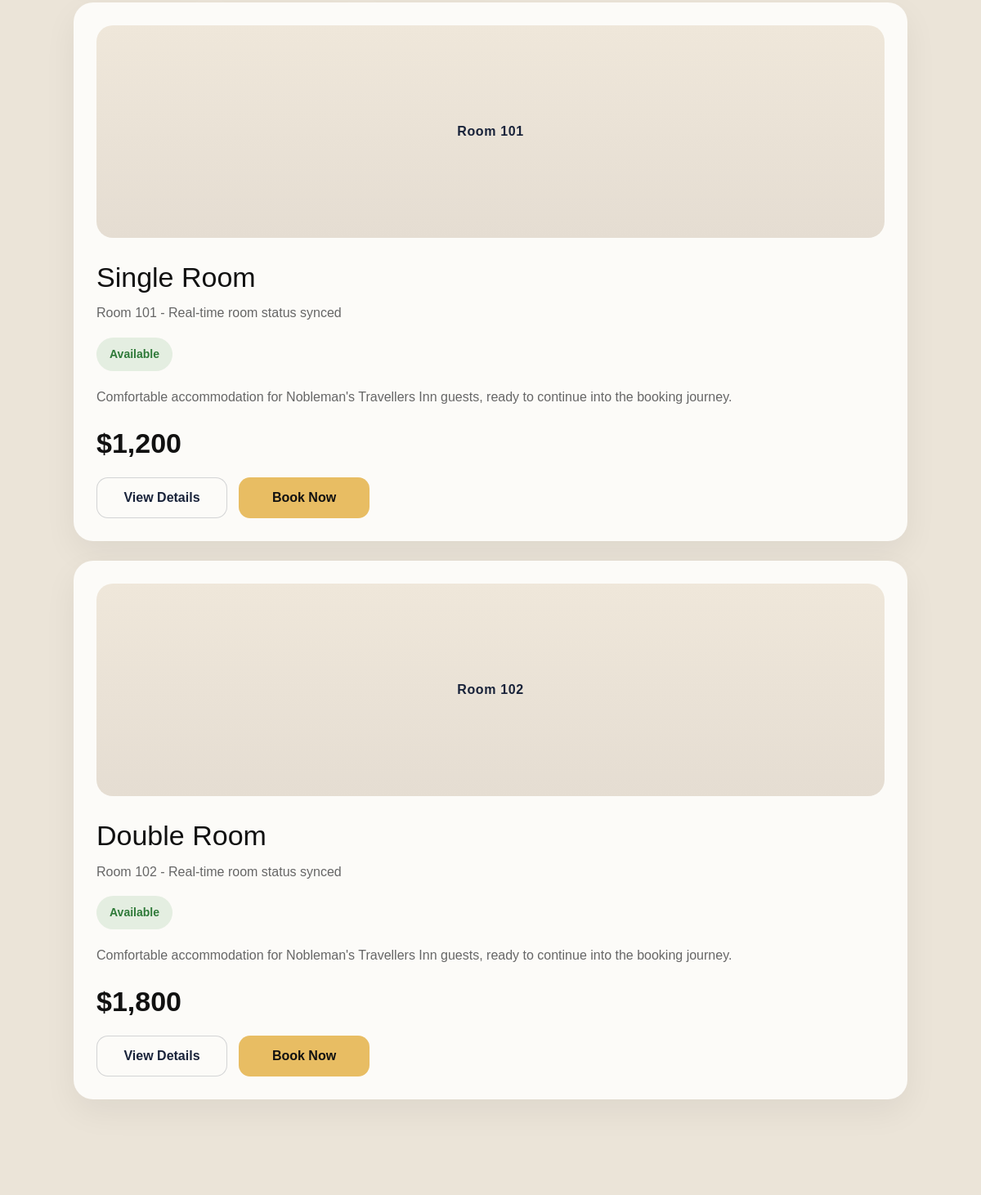
The page /available-rooms (middle part) on the database as committed earlier.
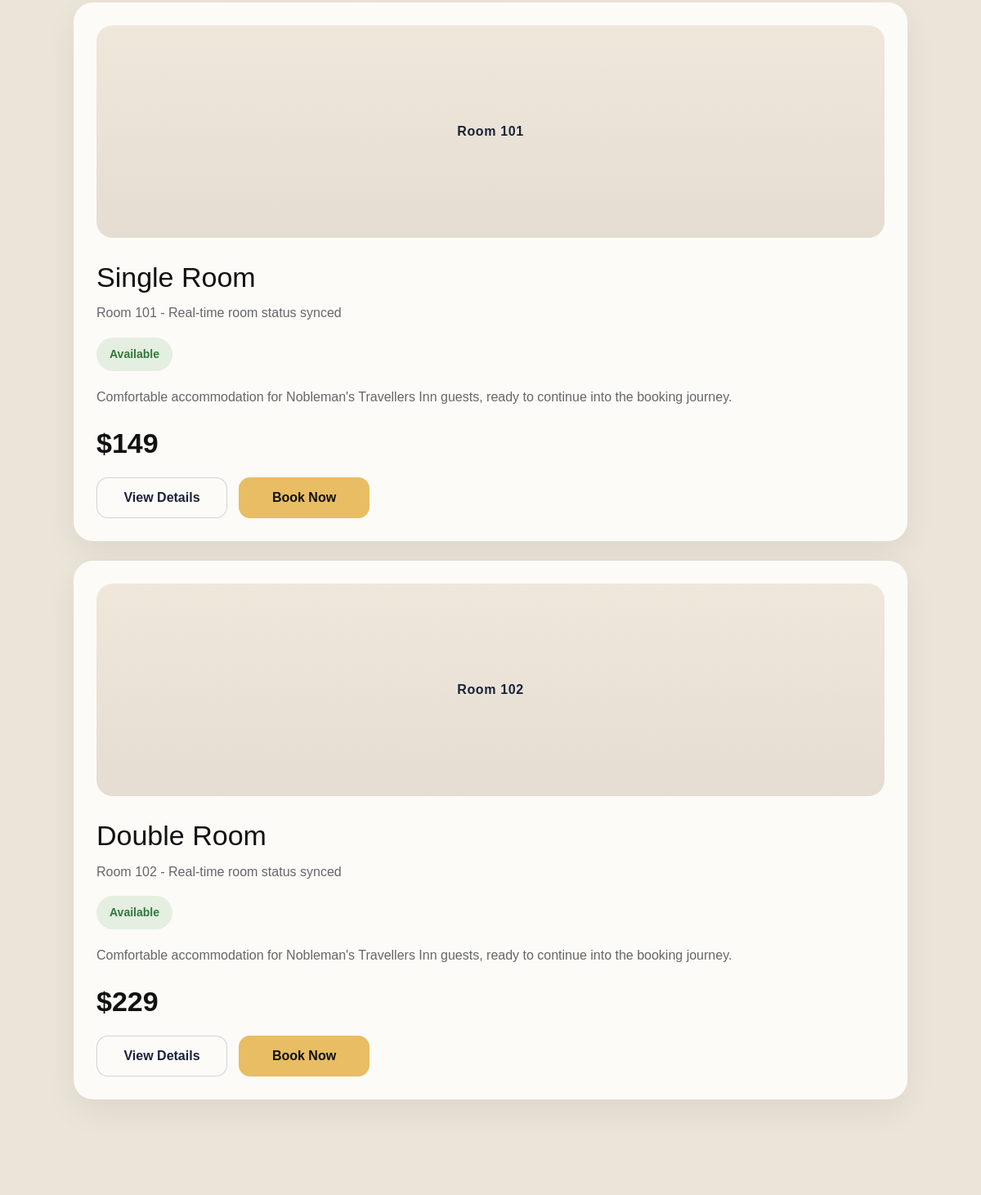
The same page on the database as committed later.
### app/models/room.py (models this page shows, shortened)
class Room(db.Model):
    id = db.Column(db.Integer, primary_key=True)
    room_number = db.Column(db.String(20), nullable=False, unique=True)
    room_type = db.Column(db.String(100), nullable=False)
    price = db.Column(db.Float, nullable=False)
    status = db.Column(db.String(50), nullable=False, default="Available")

### app/routes/main_routes.py (the view)
@main.route("/available-rooms")
def available_rooms():
    check_in = request.args.get("check_in", "")
    check_out = request.args.get("check_out", "")
    adults = request.args.get("adults", "1")
    children = request.args.get("children", "0")
    rooms = Room.query.filter_by(status="Available").order_by(Room.price.asc()).all()
    search_summary = {
        "check_in": check_in,
        "check_out": check_out,
        "adults": adults,
        "children": children,
        "guest_text": f"{adults} adult{'s' if adults != '1' else ''}, {children} child{'ren' if children != '1' else ''}",
    }
    return render_template("available_rooms.html", rooms=rooms, search_summary=search_summary)

### app/templates/rooms/available_rooms.html (shortened to what this page needs)
﻿{% extends '_layout.html' %}
{% block content %}
<section class="results-shell">
    {% if rooms %}
    <div class="available-room-grid">
        {% for room in rooms %}
        <article class="available-room-card">
            <div class="available-room-media">
                <div class="media-placeholder">Room {{ room.room_number }}</div>
            </div>
            <div class="available-room-content">
                <div class="available-room-top">
                    <div>
                        <h3>{{ room.room_type }}</h3>
                        <p class="room-meta">Room {{ room.room_number }} - Real-time room status synced</p>
                    </div>
                    <span class="status-badge available">{{ room.status }}</span>
                </div>
                <p class="room-copy">
                    Comfortable accommodation for Nobleman's Travellers Inn guests, ready to continue into the booking journey.
                </p>
                <div class="room-card-footer">
                    <strong>${{ '{:,.0f}'.format(room.price) }}</strong>
                    <div class="room-card-actions">
                        <a href="#" class="ghost-btn">View Details</a>
                        <a href="#" class="solid-btn">Book Now</a>
                    </div>
                </div>
            </div>
        </article>
        {% endfor %}
    </div>
    {% else %}
    <div class="results-empty-state">
        <h3>No rooms available for your selected dates.</h3>
        <p>Try adjusting your stay dates or guest count and search again.</p>
        <a href="{{ url_for('main.home') }}#availability" class="solid-btn">Change Search</a>
    </div>
    {% endif %}
</section>
{% endblock %}

Rows that differ between the two databases and show on the page:
changed Room "Single Room": price "1,200" → "149"
changed Room "Double Room": price "1,800" → "229"
